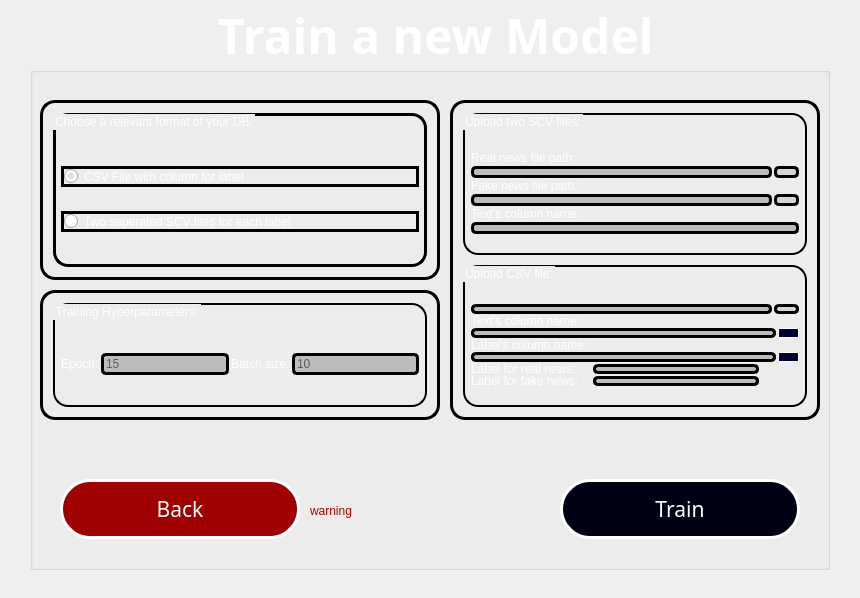
<?xml version="1.0" encoding="UTF-8"?>
<ui version="4.0">
 <class>TrainNewsModelWindow</class>
 <widget class="QMainWindow" name="TrainNewsModelWindow">
  <property name="geometry">
   <rect>
    <x>0</x>
    <y>0</y>
    <width>860</width>
    <height>598</height>
   </rect>
  </property>
  <property name="windowTitle">
   <string>Train Fake News Model</string>
  </property>
  <widget class="QWidget" name="centralwidget">
   <widget class="QLabel" name="backgroundImg">
    <property name="geometry">
     <rect>
      <x>0</x>
      <y>0</y>
      <width>860</width>
      <height>600</height>
     </rect>
    </property>
    <property name="text">
     <string/>
    </property>
    <property name="pixmap">
     <pixmap>resources/background.jpg</pixmap>
    </property>
    <property name="scaledContents">
     <bool>true</bool>
    </property>
   </widget>
   <widget class="QGroupBox" name="groupBox">
    <property name="enabled">
     <bool>true</bool>
    </property>
    <property name="geometry">
     <rect>
      <x>30</x>
      <y>0</y>
      <width>800</width>
      <height>570</height>
     </rect>
    </property>
    <property name="palette">
     <palette>
      <active>
       <colorrole role="WindowText">
        <brush brushstyle="SolidPattern">
         <color alpha="255">
          <red>255</red>
          <green>255</green>
          <blue>255</blue>
         </color>
        </brush>
       </colorrole>
       <colorrole role="Button">
        <brush brushstyle="SolidPattern">
         <color alpha="255">
          <red>0</red>
          <green>0</green>
          <blue>127</blue>
         </color>
        </brush>
       </colorrole>
       <colorrole role="Text">
        <brush brushstyle="SolidPattern">
         <color alpha="255">
          <red>255</red>
          <green>255</green>
          <blue>255</blue>
         </color>
        </brush>
       </colorrole>
       <colorrole role="ButtonText">
        <brush brushstyle="SolidPattern">
         <color alpha="255">
          <red>255</red>
          <green>255</green>
          <blue>255</blue>
         </color>
        </brush>
       </colorrole>
       <colorrole role="Base">
        <brush brushstyle="SolidPattern">
         <color alpha="255">
          <red>255</red>
          <green>255</green>
          <blue>255</blue>
         </color>
        </brush>
       </colorrole>
       <colorrole role="ToolTipText">
        <brush brushstyle="SolidPattern">
         <color alpha="255">
          <red>0</red>
          <green>0</green>
          <blue>0</blue>
         </color>
        </brush>
       </colorrole>
      </active>
      <inactive>
       <colorrole role="WindowText">
        <brush brushstyle="SolidPattern">
         <color alpha="255">
          <red>255</red>
          <green>255</green>
          <blue>255</blue>
         </color>
        </brush>
       </colorrole>
       <colorrole role="Button">
        <brush brushstyle="SolidPattern">
         <color alpha="255">
          <red>0</red>
          <green>0</green>
          <blue>127</blue>
         </color>
        </brush>
       </colorrole>
       <colorrole role="Text">
        <brush brushstyle="SolidPattern">
         <color alpha="255">
          <red>255</red>
          <green>255</green>
          <blue>255</blue>
         </color>
        </brush>
       </colorrole>
       <colorrole role="ButtonText">
        <brush brushstyle="SolidPattern">
         <color alpha="255">
          <red>255</red>
          <green>255</green>
          <blue>255</blue>
         </color>
        </brush>
       </colorrole>
       <colorrole role="Base">
        <brush brushstyle="SolidPattern">
         <color alpha="255">
          <red>255</red>
          <green>255</green>
          <blue>255</blue>
         </color>
        </brush>
       </colorrole>
       <colorrole role="ToolTipText">
        <brush brushstyle="SolidPattern">
         <color alpha="255">
          <red>0</red>
          <green>0</green>
          <blue>0</blue>
         </color>
        </brush>
       </colorrole>
      </inactive>
      <disabled>
       <colorrole role="WindowText">
        <brush brushstyle="SolidPattern">
         <color alpha="255">
          <red>255</red>
          <green>255</green>
          <blue>255</blue>
         </color>
        </brush>
       </colorrole>
       <colorrole role="Button">
        <brush brushstyle="SolidPattern">
         <color alpha="255">
          <red>0</red>
          <green>0</green>
          <blue>127</blue>
         </color>
        </brush>
       </colorrole>
       <colorrole role="Text">
        <brush brushstyle="SolidPattern">
         <color alpha="255">
          <red>255</red>
          <green>255</green>
          <blue>255</blue>
         </color>
        </brush>
       </colorrole>
       <colorrole role="ButtonText">
        <brush brushstyle="SolidPattern">
         <color alpha="255">
          <red>255</red>
          <green>255</green>
          <blue>255</blue>
         </color>
        </brush>
       </colorrole>
       <colorrole role="Base">
        <brush brushstyle="SolidPattern">
         <color alpha="255">
          <red>240</red>
          <green>240</green>
          <blue>240</blue>
         </color>
        </brush>
       </colorrole>
       <colorrole role="ToolTipText">
        <brush brushstyle="SolidPattern">
         <color alpha="255">
          <red>0</red>
          <green>0</green>
          <blue>0</blue>
         </color>
        </brush>
       </colorrole>
      </disabled>
     </palette>
    </property>
    <property name="font">
     <font>
      <family>Sitka Heading</family>
      <pointsize>36</pointsize>
      <weight>75</weight>
      <bold>true</bold>
      <underline>false</underline>
     </font>
    </property>
    <property name="styleSheet">
     <string notr="true">color: rgb(255, 255, 255);
                    </string>
    </property>
    <property name="title">
     <string>Train a new Model</string>
    </property>
    <property name="alignment">
     <set>Qt::AlignCenter</set>
    </property>
    <widget class="QPushButton" name="trainBtn">
     <property name="enabled">
      <bool>true</bool>
     </property>
     <property name="geometry">
      <rect>
       <x>530</x>
       <y>479</y>
       <width>240</width>
       <height>60</height>
      </rect>
     </property>
     <property name="font">
      <font>
       <family>Sitka Small</family>
       <pointsize>16</pointsize>
       <weight>9</weight>
       <italic>false</italic>
       <bold>false</bold>
      </font>
     </property>
     <property name="acceptDrops">
      <bool>false</bool>
     </property>
     <property name="autoFillBackground">
      <bool>false</bool>
     </property>
     <property name="styleSheet">
      <string notr="true">
                            background-color: rgb(0, 0, 20);
                            font: 75 16pt &quot;Sitka Small&quot;;
                            color: rgb(255, 255, 255);
                            border-width: 3px;
                            border-radius: 30px;
                            border-color: rgb(255, 255, 255);
                            border-style: solid;
                        </string>
     </property>
     <property name="text">
      <string>Train</string>
     </property>
     <property name="checkable">
      <bool>false</bool>
     </property>
     <property name="autoDefault">
      <bool>false</bool>
     </property>
     <property name="default">
      <bool>false</bool>
     </property>
     <property name="flat">
      <bool>false</bool>
     </property>
    </widget>
    <widget class="QPushButton" name="backBtn">
     <property name="enabled">
      <bool>true</bool>
     </property>
     <property name="geometry">
      <rect>
       <x>30</x>
       <y>479</y>
       <width>240</width>
       <height>60</height>
      </rect>
     </property>
     <property name="font">
      <font>
       <family>Sitka Small</family>
       <pointsize>16</pointsize>
       <weight>9</weight>
       <italic>false</italic>
       <bold>false</bold>
      </font>
     </property>
     <property name="acceptDrops">
      <bool>false</bool>
     </property>
     <property name="autoFillBackground">
      <bool>false</bool>
     </property>
     <property name="styleSheet">
      <string notr="true">
                            background-color: rgb(159, 0, 0);
                            font: 75 16pt &quot;Sitka Small&quot;;
                            color: rgb(255, 255, 255);
                            border-width: 3px;
                            border-radius: 30px;
                            border-color: rgb(255, 255, 255);
                            border-style: solid;
                        </string>
     </property>
     <property name="text">
      <string>Back</string>
     </property>
     <property name="icon">
      <iconset>
       <normaloff>D:/My Documents/Studies/Semester_9/פרויקט מסכם - שלב
                                ב/icons/pnghut_arrow-icon-direction-left-logo-text.png</normaloff>D:/My Documents/Studies/Semester_9/פרויקט מסכם - שלב
                                ב/icons/pnghut_arrow-icon-direction-left-logo-text.png</iconset>
     </property>
     <property name="iconSize">
      <size>
       <width>24</width>
       <height>24</height>
      </size>
     </property>
     <property name="checkable">
      <bool>false</bool>
     </property>
     <property name="autoDefault">
      <bool>false</bool>
     </property>
     <property name="default">
      <bool>false</bool>
     </property>
     <property name="flat">
      <bool>false</bool>
     </property>
    </widget>
    <widget class="QFrame" name="verticalFrame1">
     <property name="geometry">
      <rect>
       <x>420</x>
       <y>100</y>
       <width>370</width>
       <height>320</height>
      </rect>
     </property>
     <property name="font">
      <font>
       <family>Sitka Small</family>
       <pointsize>8</pointsize>
       <weight>50</weight>
       <italic>false</italic>
       <bold>false</bold>
      </font>
     </property>
     <property name="autoFillBackground">
      <bool>false</bool>
     </property>
     <property name="styleSheet">
      <string notr="true">border-width: 3px;
                            border-radius: 15px;
                            border-color: rgb(0, 0, 0);
                            border-style: solid;
                            font: 8pt &quot;Sitka Small&quot;;
                            color: rgb(255, 255, 255);
                            background-color: qlineargradient(spread:pad, x1:0.996, y1:0.0340909, x2:1, y2:0, stop:1
                            rgba(0, 0, 32, 170));
                        </string>
     </property>
     <layout class="QVBoxLayout" name="verticalLayout">
      <property name="spacing">
       <number>10</number>
      </property>
      <property name="leftMargin">
       <number>10</number>
      </property>
      <property name="topMargin">
       <number>10</number>
      </property>
      <property name="rightMargin">
       <number>10</number>
      </property>
      <property name="bottomMargin">
       <number>10</number>
      </property>
      <item>
       <widget class="QGroupBox" name="verticalGroupBox11">
        <property name="styleSheet">
         <string notr="true">border-width: 2px;
font: 10pt &quot;Sitka Small&quot;;</string>
        </property>
        <property name="title">
         <string>Upload two SCV files:</string>
        </property>
        <layout class="QVBoxLayout" name="verticalLayout_6" stretch="0,0,0,0,0,0">
         <property name="spacing">
          <number>2</number>
         </property>
         <property name="leftMargin">
          <number>5</number>
         </property>
         <property name="topMargin">
          <number>36</number>
         </property>
         <property name="rightMargin">
          <number>5</number>
         </property>
         <property name="bottomMargin">
          <number>18</number>
         </property>
         <item>
          <widget class="QLabel" name="label114">
           <property name="styleSheet">
            <string notr="true">border-width: 0px;
font: 8pt &quot;Sitka Small&quot;;</string>
           </property>
           <property name="text">
            <string>Real news file path:</string>
           </property>
          </widget>
         </item>
         <item>
          <layout class="QHBoxLayout" name="horizontalLayout111">
           <item>
            <widget class="QLineEdit" name="inputPath1111">
             <property name="styleSheet">
              <string notr="true">border-width: 3px;
                                                            border-radius: 5px;
                                                            border-color: rgb(0, 0, 0);
                                                            border-style: solid;
                                                            background-color: rgb(188, 188, 188);
                                                            color: rgb(0, 0, 0);
                                                        </string>
             </property>
            </widget>
           </item>
           <item>
            <widget class="QToolButton" name="uploadBtn1112">
             <property name="minimumSize">
              <size>
               <width>0</width>
               <height>0</height>
              </size>
             </property>
             <property name="mouseTracking">
              <bool>false</bool>
             </property>
             <property name="autoFillBackground">
              <bool>false</bool>
             </property>
             <property name="styleSheet">
              <string notr="true">background-color: rgb(212, 212, 212);
                                                            border-width: 3px;
                                                            border-radius: 5px;
                                                            border-color: rgb(0, 0, 0);
                                                            border-style: solid;
                                                        </string>
             </property>
             <property name="text">
              <string/>
             </property>
             <property name="icon">
              <iconset>
               <normaloff>resources/upload_icon.png</normaloff>resources/upload_icon.png</iconset>
             </property>
            </widget>
           </item>
          </layout>
         </item>
         <item>
          <widget class="QLabel" name="label115">
           <property name="styleSheet">
            <string notr="true">border-width: 0px;
font: 8pt &quot;Sitka Small&quot;;</string>
           </property>
           <property name="text">
            <string>Fake news file path:</string>
           </property>
          </widget>
         </item>
         <item>
          <layout class="QHBoxLayout" name="horizontalLayout112">
           <item>
            <widget class="QLineEdit" name="inputPath1121">
             <property name="styleSheet">
              <string notr="true">border-width: 3px;
                                                            border-radius: 5px;
                                                            border-color: rgb(0, 0, 0);
                                                            border-style: solid;
                                                            background-color: rgb(188, 188, 188);
                                                            color: rgb(0, 0, 0);
                                                        </string>
             </property>
            </widget>
           </item>
           <item>
            <widget class="QToolButton" name="uploadBtn1122">
             <property name="minimumSize">
              <size>
               <width>0</width>
               <height>0</height>
              </size>
             </property>
             <property name="mouseTracking">
              <bool>false</bool>
             </property>
             <property name="autoFillBackground">
              <bool>false</bool>
             </property>
             <property name="styleSheet">
              <string notr="true">background-color: rgb(212, 212, 212);
                                                            border-width: 3px;
                                                            border-radius: 5px;
                                                            border-color: rgb(0, 0, 0);
                                                            border-style: solid;
                                                        </string>
             </property>
             <property name="text">
              <string/>
             </property>
             <property name="icon">
              <iconset>
               <normaloff>resources/upload_icon.png</normaloff>resources/upload_icon.png</iconset>
             </property>
            </widget>
           </item>
          </layout>
         </item>
         <item>
          <widget class="QLabel" name="label116">
           <property name="styleSheet">
            <string notr="true">border-width: 0px;
font: 8pt &quot;Sitka Small&quot;;</string>
           </property>
           <property name="text">
            <string>Text's column name:</string>
           </property>
          </widget>
         </item>
         <item>
          <widget class="QLineEdit" name="inputTextColumnName113">
           <property name="enabled">
            <bool>true</bool>
           </property>
           <property name="autoFillBackground">
            <bool>false</bool>
           </property>
           <property name="styleSheet">
            <string notr="true">border-width: 3px;
                                                            border-radius: 5px;
                                                            border-color: rgb(0, 0, 0);
                                                            border-style: solid;
                                                            background-color: rgb(188, 188, 188);
                                                            color: rgb(0, 0, 0);
                                                        
</string>
           </property>
          </widget>
         </item>
        </layout>
       </widget>
      </item>
      <item>
       <widget class="QGroupBox" name="verticalGroupBox12">
        <property name="styleSheet">
         <string notr="true">border-width: 2px;
font: 10pt &quot;Sitka Small&quot;;</string>
        </property>
        <property name="title">
         <string>Upload CSV file:</string>
        </property>
        <layout class="QVBoxLayout" name="verticalLayout_5" stretch="0,0,0,0,0,0,0">
         <property name="spacing">
          <number>2</number>
         </property>
         <property name="leftMargin">
          <number>5</number>
         </property>
         <property name="topMargin">
          <number>36</number>
         </property>
         <property name="rightMargin">
          <number>5</number>
         </property>
         <property name="bottomMargin">
          <number>18</number>
         </property>
         <item>
          <layout class="QHBoxLayout" name="horizontalLayout121">
           <item>
            <widget class="QLineEdit" name="inputPath1211">
             <property name="styleSheet">
              <string notr="true">border-width: 3px;
                                                            border-radius: 5px;
                                                            border-color: rgb(0, 0, 0);
                                                            border-style: solid;
                                                            background-color: rgb(188, 188, 188);
                                                            color: rgb(0, 0, 0);
                                                        </string>
             </property>
            </widget>
           </item>
           <item>
            <widget class="QToolButton" name="uploadBtn1212">
             <property name="minimumSize">
              <size>
               <width>0</width>
               <height>0</height>
              </size>
             </property>
             <property name="mouseTracking">
              <bool>false</bool>
             </property>
             <property name="autoFillBackground">
              <bool>false</bool>
             </property>
             <property name="styleSheet">
              <string notr="true">background-color: rgb(212, 212, 212);
                                                            border-width: 3px;
                                                            border-radius: 5px;
                                                            border-color: rgb(0, 0, 0);
                                                            border-style: solid;
                                                        </string>
             </property>
             <property name="text">
              <string/>
             </property>
             <property name="icon">
              <iconset>
               <normaloff>resources/upload_icon.png</normaloff>resources/upload_icon.png</iconset>
             </property>
            </widget>
           </item>
          </layout>
         </item>
         <item>
          <widget class="QLabel" name="text126">
           <property name="styleSheet">
            <string notr="true">border-width: 0px;
font: 8pt &quot;Sitka Small&quot;;</string>
           </property>
           <property name="text">
            <string>Text's column name:</string>
           </property>
          </widget>
         </item>
         <item>
          <layout class="QHBoxLayout" name="horizontalLayout122">
           <property name="topMargin">
            <number>0</number>
           </property>
           <property name="bottomMargin">
            <number>0</number>
           </property>
           <item>
            <widget class="QLineEdit" name="inputTextColumnName1221">
             <property name="styleSheet">
              <string notr="true">border-width: 3px;
                                                            border-radius: 5px;
                                                            border-color: rgb(0, 0, 0);
                                                            border-style: solid;
                                                            background-color: rgb(188, 188, 188);
                                                            color: rgb(0, 0, 0);
                                                        </string>
             </property>
            </widget>
           </item>
           <item>
            <widget class="QToolButton" name="questionBtn1222">
             <property name="minimumSize">
              <size>
               <width>0</width>
               <height>0</height>
              </size>
             </property>
             <property name="mouseTracking">
              <bool>false</bool>
             </property>
             <property name="autoFillBackground">
              <bool>false</bool>
             </property>
             <property name="styleSheet">
              <string notr="true">background-color: rgb(0, 0, 127);
                                                            background-color: rgb(0, 0, 50);
                                                            border-width: 1px;
                                                            border-radius: 14px;
                                                            border-color: rgb(255, 255, 255);
                                                            border-style: solid;
                                                        </string>
             </property>
             <property name="text">
              <string/>
             </property>
             <property name="icon">
              <iconset>
               <normaloff>resources/question_icon2.png</normaloff>resources/question_icon2.png</iconset>
             </property>
            </widget>
           </item>
          </layout>
         </item>
         <item>
          <widget class="QLabel" name="label127">
           <property name="styleSheet">
            <string notr="true">border-width: 0px;
font: 8pt &quot;Sitka Small&quot;;</string>
           </property>
           <property name="text">
            <string>Label's column name:</string>
           </property>
          </widget>
         </item>
         <item>
          <layout class="QHBoxLayout" name="horizontalLayout123">
           <property name="topMargin">
            <number>0</number>
           </property>
           <property name="bottomMargin">
            <number>0</number>
           </property>
           <item>
            <widget class="QLineEdit" name="inputLabelColumnName1231">
             <property name="styleSheet">
              <string notr="true">border-width: 3px;
                                                            border-radius: 5px;
                                                            border-color: rgb(0, 0, 0);
                                                            border-style: solid;
                                                            background-color: rgb(188, 188, 188);
                                                            color: rgb(0, 0, 0);
                                                        </string>
             </property>
            </widget>
           </item>
           <item>
            <widget class="QToolButton" name="questionBtn1232">
             <property name="minimumSize">
              <size>
               <width>0</width>
               <height>0</height>
              </size>
             </property>
             <property name="mouseTracking">
              <bool>false</bool>
             </property>
             <property name="autoFillBackground">
              <bool>false</bool>
             </property>
             <property name="styleSheet">
              <string notr="true">background-color: rgb(0, 0, 127);
                                                            background-color: rgb(0, 0, 50);
                                                            border-width: 1px;
                                                            border-radius: 14px;
                                                            border-color: rgb(255, 255, 255);
                                                            border-style: solid;
                                                        </string>
             </property>
             <property name="text">
              <string/>
             </property>
             <property name="icon">
              <iconset>
               <normaloff>resources/question_icon2.png</normaloff>resources/question_icon2.png</iconset>
             </property>
            </widget>
           </item>
          </layout>
         </item>
         <item>
          <layout class="QHBoxLayout" name="horizontalLayout124">
           <property name="spacing">
            <number>14</number>
           </property>
           <property name="topMargin">
            <number>0</number>
           </property>
           <property name="rightMargin">
            <number>40</number>
           </property>
           <property name="bottomMargin">
            <number>0</number>
           </property>
           <item>
            <widget class="QLabel" name="label1241">
             <property name="styleSheet">
              <string notr="true">border-width: 0px;
font: 8pt &quot;Sitka Small&quot;;
</string>
             </property>
             <property name="text">
              <string>Label for real news: </string>
             </property>
            </widget>
           </item>
           <item>
            <widget class="QLineEdit" name="inputRealLabel1242">
             <property name="styleSheet">
              <string notr="true">border-width: 3px;
                                                            border-radius: 5px;
                                                            border-color: rgb(0, 0, 0);
                                                            border-style: solid;
                                                            background-color: rgb(188, 188, 188);
                                                            color: rgb(0, 0, 0);
                                                        </string>
             </property>
             <property name="alignment">
              <set>Qt::AlignCenter</set>
             </property>
            </widget>
           </item>
          </layout>
         </item>
         <item>
          <layout class="QHBoxLayout" name="horizontalLayout125">
           <property name="spacing">
            <number>11</number>
           </property>
           <property name="leftMargin">
            <number>0</number>
           </property>
           <property name="rightMargin">
            <number>40</number>
           </property>
           <item>
            <widget class="QLabel" name="label1251">
             <property name="styleSheet">
              <string notr="true">border-width: 0px;
font: 8pt &quot;Sitka Small&quot;;</string>
             </property>
             <property name="text">
              <string>Label for fake news: </string>
             </property>
            </widget>
           </item>
           <item>
            <widget class="QLineEdit" name="inputFakeLabel1252">
             <property name="styleSheet">
              <string notr="true">border-width: 3px;
                                                            border-radius: 5px;
                                                            border-color: rgb(0, 0, 0);
                                                            border-style: solid;
                                                            background-color: rgb(188, 188, 188);
                                                            color: rgb(0, 0, 0);
                                                        
</string>
             </property>
             <property name="alignment">
              <set>Qt::AlignCenter</set>
             </property>
             <property name="dragEnabled">
              <bool>false</bool>
             </property>
            </widget>
           </item>
          </layout>
         </item>
        </layout>
       </widget>
      </item>
     </layout>
    </widget>
    <widget class="QLabel" name="errorMsg">
     <property name="geometry">
      <rect>
       <x>280</x>
       <y>490</y>
       <width>81</width>
       <height>41</height>
      </rect>
     </property>
     <property name="layoutDirection">
      <enum>Qt::RightToLeft</enum>
     </property>
     <property name="styleSheet">
      <string notr="true">background-color: qlineargradient(spread:pad, x1:0.983, y1:0.00568182,
                            x2:0.996, y2:0, stop:1 rgba(48, 48, 48, 143));
                            color: rgb(170, 0, 0);
                            font: 75 8pt &quot;System&quot;;
                            border-radius: 10px;
                            border-style: solid;
                            border-width: 0px
                        </string>
     </property>
     <property name="text">
      <string>warning</string>
     </property>
     <property name="margin">
      <number>5</number>
     </property>
    </widget>
    <widget class="QFrame" name="verticalFrame2">
     <property name="geometry">
      <rect>
       <x>10</x>
       <y>100</y>
       <width>400</width>
       <height>180</height>
      </rect>
     </property>
     <property name="font">
      <font>
       <family>Sitka Small</family>
       <pointsize>8</pointsize>
       <weight>50</weight>
       <italic>false</italic>
       <bold>false</bold>
      </font>
     </property>
     <property name="autoFillBackground">
      <bool>false</bool>
     </property>
     <property name="styleSheet">
      <string notr="true">border-width: 3px;
                            border-radius: 15px;
                            border-color: rgb(0, 0, 0);
                            border-style: solid;
                            font: 8pt &quot;Sitka Small&quot;;
                            color: rgb(255, 255, 255);
                            background-color: qlineargradient(spread:pad, x1:0.996, y1:0.0340909, x2:1, y2:0, stop:1
                            rgba(0, 0, 32, 170));
                        </string>
     </property>
     <layout class="QVBoxLayout" name="verticalLayout_3">
      <property name="spacing">
       <number>10</number>
      </property>
      <property name="leftMargin">
       <number>10</number>
      </property>
      <property name="topMargin">
       <number>10</number>
      </property>
      <property name="rightMargin">
       <number>10</number>
      </property>
      <property name="bottomMargin">
       <number>10</number>
      </property>
      <item>
       <widget class="QGroupBox" name="verticalGroupBox21">
        <property name="title">
         <string>Choose a relevant format of your DB:</string>
        </property>
        <layout class="QVBoxLayout" name="verticalLayout_2" stretch="0,0">
         <property name="spacing">
          <number>10</number>
         </property>
         <property name="leftMargin">
          <number>5</number>
         </property>
         <property name="topMargin">
          <number>36</number>
         </property>
         <property name="rightMargin">
          <number>5</number>
         </property>
         <property name="bottomMargin">
          <number>18</number>
         </property>
         <item>
          <layout class="QHBoxLayout" name="horizontalLayout211">
           <item>
            <widget class="QRadioButton" name="radioButton2111">
             <property name="autoFillBackground">
              <bool>false</bool>
             </property>
             <property name="text">
              <string>CSV File with column for label</string>
             </property>
             <property name="checked">
              <bool>true</bool>
             </property>
            </widget>
           </item>
          </layout>
         </item>
         <item>
          <layout class="QHBoxLayout" name="horizontalLayout212">
           <item>
            <widget class="QRadioButton" name="radioButton2121">
             <property name="text">
              <string>Two seperated SCV files for each label</string>
             </property>
            </widget>
           </item>
          </layout>
         </item>
        </layout>
       </widget>
      </item>
     </layout>
    </widget>
    <widget class="QFrame" name="verticalFrame3">
     <property name="geometry">
      <rect>
       <x>10</x>
       <y>290</y>
       <width>400</width>
       <height>130</height>
      </rect>
     </property>
     <property name="font">
      <font>
       <family>Sitka Small</family>
       <pointsize>8</pointsize>
       <weight>50</weight>
       <italic>false</italic>
       <bold>false</bold>
      </font>
     </property>
     <property name="autoFillBackground">
      <bool>false</bool>
     </property>
     <property name="styleSheet">
      <string notr="true">border-width: 3px;
                            border-radius: 15px;
                            border-color: rgb(0, 0, 0);
                            border-style: solid;
                            font: 8pt &quot;Sitka Small&quot;;
                            color: rgb(255, 255, 255);
                            background-color: qlineargradient(spread:pad, x1:0.996, y1:0.0340909, x2:1, y2:0, stop:1
                            rgba(0, 0, 32, 170));
                        </string>
     </property>
     <layout class="QVBoxLayout" name="verticalLayout_4">
      <property name="spacing">
       <number>10</number>
      </property>
      <property name="leftMargin">
       <number>10</number>
      </property>
      <property name="topMargin">
       <number>10</number>
      </property>
      <property name="rightMargin">
       <number>10</number>
      </property>
      <property name="bottomMargin">
       <number>10</number>
      </property>
      <item>
       <widget class="QGroupBox" name="verticalGroupBox31">
        <property name="styleSheet">
         <string notr="true">border-width: 2px;
font: 8pt &quot;Sitka Small&quot;;</string>
        </property>
        <property name="title">
         <string>Training Hyperparameters:</string>
        </property>
        <layout class="QVBoxLayout" name="verticalLayout_7" stretch="0">
         <property name="spacing">
          <number>2</number>
         </property>
         <property name="leftMargin">
          <number>5</number>
         </property>
         <property name="topMargin">
          <number>36</number>
         </property>
         <property name="rightMargin">
          <number>5</number>
         </property>
         <property name="bottomMargin">
          <number>18</number>
         </property>
         <item>
          <layout class="QHBoxLayout" name="horizontalLayout311">
           <item>
            <widget class="QLabel" name="label3111">
             <property name="styleSheet">
              <string notr="true">border-width: 0px;
</string>
             </property>
             <property name="text">
              <string>Epoch:</string>
             </property>
            </widget>
           </item>
           <item>
            <widget class="QLineEdit" name="inputEpoch3112">
             <property name="styleSheet">
              <string notr="true">border-width: 3px;
                                                            border-radius: 5px;
                                                            border-color: rgb(0, 0, 0);
                                                            border-style: solid;
                                                            background-color: rgb(188, 188, 188);
                                                            color: rgb(0, 0, 0);
                                                        </string>
             </property>
             <property name="placeholderText">
              <string>15</string>
             </property>
            </widget>
           </item>
           <item>
            <widget class="QLabel" name="label3113">
             <property name="styleSheet">
              <string notr="true">border-width: 0px;
</string>
             </property>
             <property name="text">
              <string>Batch size:</string>
             </property>
            </widget>
           </item>
           <item>
            <widget class="QLineEdit" name="inputBatchSz3114">
             <property name="styleSheet">
              <string notr="true">border-width: 3px;
                                                            border-radius: 5px;
                                                            border-color: rgb(0, 0, 0);
                                                            border-style: solid;
                                                            background-color: rgb(188, 188, 188);
                                                            color: rgb(0, 0, 0);
                                                        </string>
             </property>
             <property name="placeholderText">
              <string>10</string>
             </property>
            </widget>
           </item>
          </layout>
         </item>
        </layout>
       </widget>
      </item>
     </layout>
    </widget>
   </widget>
  </widget>
 </widget>
 <resources/>
 <connections/>
</ui>
